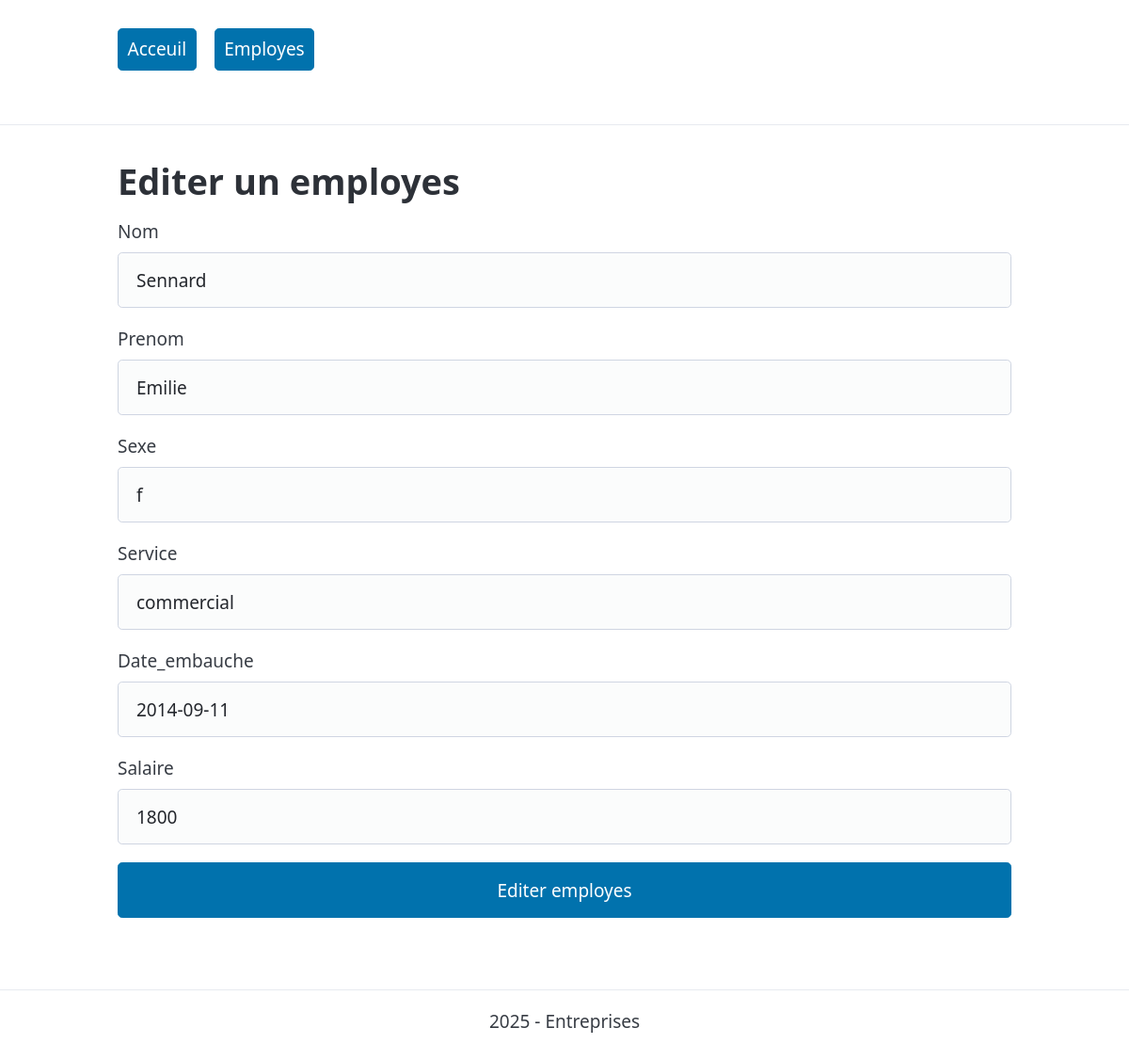
Page /employes/edit-employes.php?id=933 on the committed database.
### tables this page shows
CREATE TABLE `employes` (
  `id_employes` int NOT NULL AUTO_INCREMENT,
  `prenom` varchar(20) DEFAULT NULL,
  `nom` varchar(20) DEFAULT NULL,
  `sexe` enum('m','f') NOT NULL,
  `service` varchar(30) DEFAULT NULL,
  `date_embauche` date DEFAULT NULL,
  `salaire` float DEFAULT NULL,
  PRIMARY KEY (id_employes)
);

### employes/edit-employes.php (called while the page is built, shortened)
<?php
include dirname(__DIR__) . '/fonctions.php';
require dirname(__DIR__) . '/connexiondb.php';
$idEditEmployes = $_GET['id'] ?? null;
$employes = getEmployes($pdo,$idEditEmployes);
include PATH_PROJET . '/views/employes/edit-employes-view.php';

### fonctions.php (called while the page is built, shortened)
<?php
function getEmployes($pdo, $idParam)
{
    $sql = "SELECT * FROM employes WHERE id_employes = :id";
    $stmt = $pdo->prepare($sql);
    $stmt->execute([
        ':id' => $idParam
    ]);
    $employes = $stmt->fetch();
    return $employes;
}

### views/employes/edit-employes-view.php (the view, shortened to what this page needs)
<?php
require PATH_PROJET . '/views/partials/header.php'; ?>
        <h1>Editer un employes</h1>
        <form action="?id=<?= $employes['id_employes']; ?>" method="POST">
            <div>
                <label for="nom">Nom</label>
                <input type="text" name="nom" value="<?= $employes['nom']; ?>"  required>
            </div>
             <div>
                <label for="prenom">Prenom</label>
                <input type="text" name="prenom" value="<?= $employes['prenom']; ?>" required>
            </div>
            <div>
                <label for="sexe">Sexe</label>
                <input type="text" name="sexe" value="<?= $employes['sexe']; ?>" required>
            </div>
            <div>
                <label for="service">Service</label>
                <input type="text" name="service" value="<?= $employes['service']; ?>"  required>
            </div>
             <div>
                <label for="date_embauche">Date_embauche</label>
                <input type="text" name="service" value="<?= $employes['date_embauche']; ?>"  required>
            </div>
             <div>
                <label for="salaire">Salaire</label>
                <input type="text" name="salaire" value="<?= $employes['salaire']; ?>"  required>
            </div>
            <div>
                <button type="submit" name="envoyer">Editer employes</button>
            </div>
        </form>
<?php require PATH_PROJET . '/views/partials/footer.php'; ?>

### rows in the picture
employes: nom "Sennard", prenom "Emilie", sexe "f", service "commercial", service "2014-09-11", salaire "1800"
